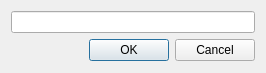
<?xml version="1.0" encoding="UTF-8"?>
<ui version="4.0">
 <class>AddIgnoredFileDialog</class>
 <widget class="QDialog" name="AddIgnoredFileDialog">
  <property name="geometry">
   <rect>
    <x>0</x>
    <y>0</y>
    <width>266</width>
    <height>73</height>
   </rect>
  </property>
  <property name="windowTitle">
   <string>Enter the Name of the File to Ignore</string>
  </property>
  <layout class="QVBoxLayout" name="verticalLayout">
   <item>
    <widget class="QLineEdit" name="filename"/>
   </item>
   <item>
    <widget class="QDialogButtonBox" name="buttonBox">
     <property name="orientation">
      <enum>Qt::Horizontal</enum>
     </property>
     <property name="standardButtons">
      <set>QDialogButtonBox::Cancel|QDialogButtonBox::Ok</set>
     </property>
    </widget>
   </item>
   <item>
    <spacer name="verticalSpacer">
     <property name="orientation">
      <enum>Qt::Vertical</enum>
     </property>
     <property name="sizeHint" stdset="0">
      <size>
       <width>20</width>
       <height>0</height>
      </size>
     </property>
    </spacer>
   </item>
  </layout>
 </widget>
 <resources/>
 <connections>
  <connection>
   <sender>buttonBox</sender>
   <signal>accepted()</signal>
   <receiver>AddIgnoredFileDialog</receiver>
   <slot>accept()</slot>
   <hints>
    <hint type="sourcelabel">
     <x>248</x>
     <y>254</y>
    </hint>
    <hint type="destinationlabel">
     <x>157</x>
     <y>274</y>
    </hint>
   </hints>
  </connection>
  <connection>
   <sender>buttonBox</sender>
   <signal>rejected()</signal>
   <receiver>AddIgnoredFileDialog</receiver>
   <slot>reject()</slot>
   <hints>
    <hint type="sourcelabel">
     <x>316</x>
     <y>260</y>
    </hint>
    <hint type="destinationlabel">
     <x>286</x>
     <y>274</y>
    </hint>
   </hints>
  </connection>
 </connections>
</ui>
